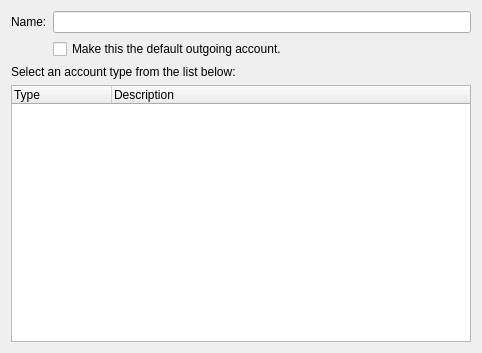
<?xml version="1.0" encoding="UTF-8"?>
<ui version="4.0">
 <class>AddTransportDialog</class>
 <widget class="QWidget" name="AddTransportDialog">
  <property name="geometry">
   <rect>
    <x>0</x>
    <y>0</y>
    <width>482</width>
    <height>353</height>
   </rect>
  </property>
  <property name="minimumSize">
   <size>
    <width>0</width>
    <height>0</height>
   </size>
  </property>
  <property name="windowTitle">
   <string>Step One: Select Transport Type</string>
  </property>
  <layout class="QGridLayout" name="gridLayout">
   <item row="0" column="0">
    <widget class="QLabel" name="label">
     <property name="text">
      <string comment="The name of a mail transport">Name:</string>
     </property>
    </widget>
   </item>
   <item row="0" column="1">
    <widget class="KLineEdit" name="name"/>
   </item>
   <item row="1" column="1">
    <widget class="QCheckBox" name="setDefault">
     <property name="text">
      <string>Make this the default outgoing account.</string>
     </property>
    </widget>
   </item>
   <item row="2" column="0" colspan="2">
    <widget class="QLabel" name="descLabel">
     <property name="sizePolicy">
      <sizepolicy hsizetype="Preferred" vsizetype="Preferred">
       <horstretch>0</horstretch>
       <verstretch>0</verstretch>
      </sizepolicy>
     </property>
     <property name="text">
      <string>Select an account type from the list below:</string>
     </property>
     <property name="alignment">
      <set>Qt::AlignLeading|Qt::AlignLeft|Qt::AlignTop</set>
     </property>
     <property name="wordWrap">
      <bool>true</bool>
     </property>
    </widget>
   </item>
   <item row="3" column="0" colspan="2">
    <widget class="QTreeWidget" name="typeListView">
     <property name="alternatingRowColors">
      <bool>true</bool>
     </property>
     <property name="rootIsDecorated">
      <bool>false</bool>
     </property>
     <column>
      <property name="text">
       <string>Type</string>
      </property>
     </column>
     <column>
      <property name="text">
       <string>Description</string>
      </property>
     </column>
    </widget>
   </item>
  </layout>
 </widget>
 <customwidgets>
  <customwidget>
   <class>KLineEdit</class>
   <extends>QLineEdit</extends>
   <header>klineedit.h</header>
  </customwidget>
 </customwidgets>
 <resources/>
 <connections/>
</ui>
